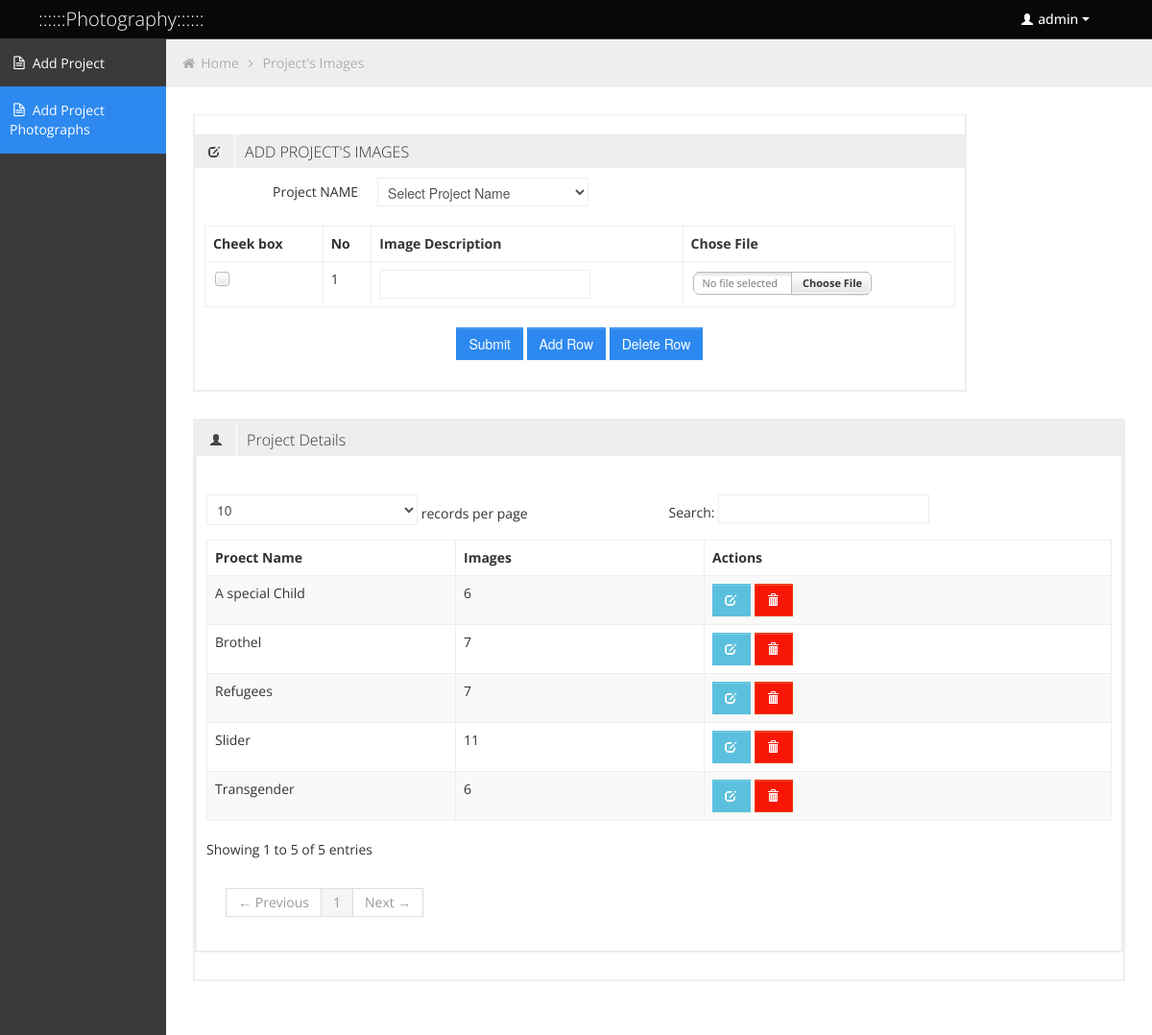
The app's page /manager/add_product.php (signed in) with its own data.
### tables this page shows
CREATE TABLE `product_image` (
  `id` int(11) NOT NULL,
  `shopkeeper_id` int(55) NOT NULL,
  `img_name` varchar(255) NOT NULL,
  `image_description` varchar(255) NOT NULL,
  `path` varchar(256) NOT NULL
);

CREATE TABLE `shopkeeper` (
  `id` int(11) NOT NULL,
  `division_id` int(55) NOT NULL,
  `sub_division_id` int(55) NOT NULL,
  `category_id` int(55) NOT NULL,
  `sub_category_id` int(55) NOT NULL,
  `shop_name` varchar(255) NOT NULL,
  `owner` varchar(255) NOT NULL,
  `header_img` varchar(255) NOT NULL,
  `shop_description` text NOT NULL,
  `inset_time` date NOT NULL,
  `address` text NOT NULL,
  `phone_number` varchar(33) NOT NULL,
  `email` varchar(55) NOT NULL,
  `web_address` varchar(122) NOT NULL,
  `offer_imformation` text NOT NULL,
  `status` int(22) NOT NULL
);

### manager/controller/class.database.php (called while the page is built, shortened)
<?php
	require_once 'class.config.inc.php';
	class DatabaseManage{
		private $connection;
		public function __construct($host,$dbname,$user,$password){
			$dbmanager = new MyDBConnection;
			$this->connection = $dbmanager->connection($host,$dbname,$user,$password);
			return $this->connection;
		}
		function joinTowOverDoulicate($one,$colums_one,$two,$colums_two,$condition,$type="INNER"){
			if(is_array($colums_one)&&is_array($colums_two)&&is_array($condition)&&count($condition)==2){
				$part = "";
				list($a, $b) = $condition;
				foreach($colums_one as $colsone){
					if(strpos($colsone, '(') == true) {
						$explor = explode("(",$colsone);
							$part .= "$explor[0]($two.$explor[1],";
						}else{
							$part = $part." ".$one.".".$colsone.", ";
						}
				}
				foreach($colums_two as $colsone){
					if(strpos($colsone, '(') == true) {
						$explor = explode("(",$colsone);
							$part .= "$explor[0]($two.$explor[1],";
						}else{
							$part = $part." ".$two.".".$colsone.",";
						}
				}
				$statement = rtrim($part,",");
				$sql = 	"SELECT $statement FROM $one $type JOIN $two ON $one.$a=$two.$b  GROUP BY shopid ORDER BY $one.id DESC";
				$query = $this->connection->prepare($sql);
				$query->execute();
				$display = $query->fetchAll(PDO::FETCH_ASSOC);
				$counter =  $query->rowCount();
				if($counter>0){
					return $display;
				}else{
					return false;
				}
			}else{
				return false;
			}
		}
	}
?>

### manager/controller/class.config.inc.php (called while the page is built, shortened)
<?php
	class MyDBConnection{
		function connection($host,$dbname,$user,$password){
				$this->host          = $host;
				$this->db_name       = $dbname;
				$this->user_name     = $user;
				$this->user_password = $password;
			try{
				$this->connect = new PDO("mysql:host=$this->host;dbname=$this->db_name",$this->user_name,$this->user_password);
				$this->connect->setAttribute(PDO::ATTR_ERRMODE, PDO::ERRMODE_EXCEPTION);
				$this->connect->query('SET NAMES utf8');
				return $this->connect;
			}
			catch (PDOException $e) {
				die('<center><h3>Connection failed: ' . $e->getMessage()."</center></h3>");
			}
		}
	}
?>

### manager/controller/operation.inc.php (called while the page is built, shortened)
<?php
require_once 'class.database.php';
class Operation {
    public $connection;
    function __construct() {
        $this->connection = new DatabaseManage("localhost", "towfiqchowdhury_bdmybd", "towfiqchowdhury_admin", "!@#$%");
        return $this->connection;
    }
            ?>
        <?php
    public function joinShopImg() {
        $table_one = "shopkeeper";
        $columsOne = array("id as shopid", "shop_name");
        $table_tow = "product_image";
        $columsTwo = array("id", "COUNT(shopkeeper_id) as count_img");
        $condition = array("id", "shopkeeper_id");
        return $this->connection->joinTowOverDoulicate($table_one, $columsOne, $table_tow, $columsTwo, $condition);
    }
}
$data = new Operation();
?>

### manager/add_product.php (the view, shortened to what this page needs)
<?php include('header_file.php'); ?>
<?php include('menu.php');
?>
<div id="content" class="span10">
    <ul class="breadcrumb">
        <li>
            <i class="icon-home"></i>
            <a href="index.php">Home</a>
            <i class="icon-angle-right"></i>
        </li>
        <li><a href="#">Project's Images</a></li>
    </ul>
    <div class="row-fluid">
        <div class="box span10">
            <div class="box-content">
            </div>
            <div class="box-header" data-original-title="">
                <h2><i class="halflings-icon edit"></i><span class="break"></span>ADD PROJECT'S IMAGES</h2>
            </div>
            <div class="box-content">
                <form enctype="multipart/form-data"  action="<?php echo htmlspecialchars($_SERVER['PHP_SELF']); ?>" method="POST" class="form-horizontal">
                    <table id="dataTable" class="table table-bordered">
                        <div class="control-group">
                            <label class="control-label" for="selectError3">Project NAME</label>
                            <div class="controls">
                                <select id="shopkeeper_id" name="shopkeeper_id">
                                    <option value="0">Select Project Name</option>
<?php
$data->displayShop();
?>
                                </select>
                            </div>
                        </div>
                        <tr>
                            <th>Cheek box</th>
                            <th>No</th>
                            <th> Image Description</th>
                            <th>Chose File</th>
                        </tr>
                        <tr>
                            <TD><input type="checkbox" name="chkbox[]"/></TD>
                            <TD>1</TD>
                            <td> <input type ="text" name ="image_description[]" /></td>
                            <td> <input type ="file" name ="file[]" /> </td>
                        </tr>
                    </table>
                    <table align="center"><tr><td>
                                <input name="submit" type="submit" value="Submit" class="btn btn-primary"/>
                                </form>
                                <input type="button" value="Add Row" onClick="addRow('dataTable')" class="btn btn-primary" />
                                <input type="button" value="Delete Row" onClick="deleteRow('dataTable')" class="btn btn-primary" /></td></tr>
            </div>
        </div>
        <div class="row-fluid">
            <div class="box span12">
                <div class="box span12">
                    <div class="box-header" data-original-title="">
                        <h2><i class="halflings-icon user"></i><span class="break"></span>Project Details</h2>
                    </div>
                    <div class="box-content">
                        <div id="DataTables_Table_0_wrapper" class="dataTables_wrapper" role="grid"><div class="row-fluid"><div class="span6"><div class="dataTables_filter" id="DataTables_Table_0_filter"></div></div></div><table class="table table-striped table-bordered bootstrap-datatable datatable dataTable" id="DataTables_Table_0" aria-describedby="DataTables_Table_0_info">
                                <thead>
                                    <tr role="row">
                                        <th class="sorting_asc" role="columnheader" tabindex="0" aria-controls="DataTables_Table_0" rowspan="1" colspan="1" aria-sort="ascending" aria-label="Username: activate to sort column descending" style="width: 170px;">Proect Name</th>
                                        <th class="sorting_asc" role="columnheader" tabindex="0" aria-controls="DataTables_Table_0" rowspan="1" colspan="1" aria-sort="ascending" aria-label="Username: activate to sort column descending" style="width: 170px;">Images</th>
                                        <th class="sorting" role="columnheader" tabindex="0" aria-controls="DataTables_Table_0" rowspan="1" colspan="1" aria-label="Actions: activate to sort column ascending" style="width: 289px;">Actions</th>
                                    </tr>
                                </thead>
                                <tbody role="alert" aria-live="polite" aria-relevant="all">
<?php
$img_row = $data->joinShopImg();
foreach ($img_row as $rows_img):
    ?>
                                        <tr class="odd">
                                            <td class=" sorting_1"><?php echo $rows_img['shop_name']; ?></td>
                                            <td class=" sorting_1"><?php echo $rows_img['count_img']; ?></td>
                                            <td class="center ">
                                                <a class="btn btn-info" href="updata_img.php?imgid=<?php echo $rows_img['shopid']; ?>">
                                                    <i class="halflings-icon white edit"></i>
                                                </a>
                                                <a class="btn btn-danger" href="#">
                                                    <i class="halflings-icon white trash"></i>
                                                </a>
                                            </td>
                                        </tr>
<?php endforeach; ?>
                                </tbody></table><div class="row-fluid"></div>
                        </div>
                    </div>
                </div>
            </div>
        </div>
    </div>
<?php include ('footer.php') ?>

### manager/header_file.php (shortened to what this page needs)
<!DOCTYPE html>
<html lang="en">
    <head>
        <link id="bootstrap-style" href="css/bootstrap.min.css" rel="stylesheet">
        <link id="base-style" href="css/style.css" rel="stylesheet">
        <link id="base-style-responsive" href="css/style-responsive.css" rel="stylesheet">
    </head>
    <body>
    <?php
		include_once 'controller/operation.inc.php';
	?>

### manager/menu.php (shortened to what this page needs)
<div class="navbar">
    <div class="navbar-inner">
        <div class="container-fluid">
            <a class="brand" href="index.php"><span>::::::Photography::::::</span></a>
            <div class="nav-no-collapse header-nav">
                <ul class="nav pull-right">
                    <li class="dropdown">
                        <a class="btn dropdown-toggle" data-toggle="dropdown" href="#">
                            <i class="halflings-icon white user"></i>
                            	<?php echo $_SESSION['USER']; ?>
                            <span class="caret"></span>
                        </a>
                    </li>
                </ul>
            </div>
        </div>
    </div>
</div>
<div class="container-fluid-full">
    <div class="row-fluid">
        <div id="sidebar-left" class="span2">
            <div class="nav-collapse sidebar-nav">
                <ul class="nav nav-tabs nav-stacked main-menu">
                    <li><a href="add_shop.php"><i class="icon-file-alt"></i><span class="hidden-tablet"> Add Project</span></a></li>
                     <li><a href="add_product.php"><i class="icon-file-alt"></i><span class="hidden-tablet"> Add Project Photographs</span></a></li>
                </ul>
            </div>
        </div>

### manager/footer.php (shortened to what this page needs)
</body>
</html>

### manager/css/style-responsive.css (style rules this page uses)
@media (min-width: 1200px) { .container-fluid-full { overflow: hidden; position: relative; height: 100%; } }
@media (min-width: 1200px) { #content { width: 85.578%; padding: 28px; margin: 0px 0px; margin-left: 14.422% !important; } }
@media (min-width: 1200px) { #sidebar-left { background: #3A3A3A; margin-left: 0px !important; position: absolute; height: 100%; } }
@media (min-width: 1200px) { .sidebar-nav > ul { margin: 0px; } }

### manager/css/halflings.css (style rules this page uses)
html, html .halflings { -webkit-font-smoothing: antialiased !important; }
.halflings-icon { display: inline-block; width: 14px; height: 14px; line-height: 14px; vertical-align: text-top; background-image: url(../img/glyphicons_halflings.svg); background-position: 0 0; background-repeat: no-repeat; vertical-align: top; *display: inline; *zoom: 1; *margin-right: .3em; }
.halflings-icon.white { background-image: url(../img/glyphicons_halflings-white.svg); }
.halflings-icon.user { background-position: -168px 0; }
.halflings-icon.trash { background-position: -456px 0; }
.halflings-icon.edit { background-position: -96px -72px; }

### manager/css/style-forms.css (style rules this page uses)
.add-on, select, textarea, input[type="text"], input[type="password"], input[type="datetime"], input[type="datetime-local"], input[type="date"], input[type="month"], input[type="time"], input[type="week"], input[type="number"], input[type="email"], input[type="url"], input[type="search"], input[type="tel"], input[type="color"], input[type="file"], .uneditable-input { border-color: #eee !important; display: inline-block; height: 20px; padding: 4px 6px; margin-bottom: 10px; font-size: 14px; line-height: 20px; color: #555555; vertical-align: middle; -webkit-border-radius: 0px; -moz-border-radius: 0px; border-radius: 0px; }
input, textarea, .uneditable-input { width: 206px; }
textarea, input[type="text"], input[type="password"], input[type="datetime"], input[type="datetime-local"], input[type="date"], input[type="month"], input[type="time"], input[type="week"], input[type="number"], input[type="email"], input[type="url"], input[type="search"], input[type="tel"], input[type="color"], .uneditable-input { background-color: #ffffff; border: 1px solid #cccccc; -webkit-box-shadow: none; -moz-box-shadow: none; box-shadow: none; -webkit-transition: border linear 0.2s, box-shadow linear 0.2s; -moz-transition: border linear 0.2s, box-shadow linear 0.2s; -o-transition: border linear 0.2s, box-shadow linear 0.2s; transition: border linear 0.2s, box-shadow linear 0.2s; }
input[type="file"], input[type="image"], input[type="submit"], input[type="reset"], input[type="button"], input[type="radio"], input[type="checkbox"] { width: auto; }
select, input[type="file"] { height: 30px; *margin-top: 4px; line-height: 30px; }
select { width: 220px; background-color: #ffffff; border: 1px solid #cccccc; }
input, textarea, .uneditable-input { margin-left: 0; }
.form-search input, .form-inline input, .form-horizontal input, .form-search textarea, .form-inline textarea, .form-horizontal textarea, .form-search select, .form-inline select, .form-horizontal select, .form-search .help-inline, .form-inline .help-inline, .form-horizontal .help-inline, .form-search .uneditable-input, .form-inline .uneditable-input, .form-horizontal .uneditable-input, .form-search .input-prepend, .form-inline .input-prepend, .form-horizontal .input-prepend, .form-search .input-append, .form-inline .input-append, .form-horizontal .input-append { display: inline-block; *display: inline; margin-bottom: 0; vertical-align: middle; *zoom: 1; }
.control-group { margin-bottom: 10px; }
.form-horizontal .control-group { margin-bottom: 20px; *zoom: 1; }
.form-horizontal .control-group:before, .form-horizontal .control-group:after { display: table; line-height: 0; content: ""; }
.form-horizontal .control-group:after { clear: both; }
.form-horizontal .control-label { float: left; width: 160px; padding-top: 5px; text-align: right; }
.form-horizontal .controls { *display: inline-block; *padding-left: 20px; margin-left: 180px; *margin-left: 0; }

### records on screen
product_image: shopkeeper.shop_name "Transgender", count_img "6"
product_image: shopkeeper.shop_name "Refugees", count_img "7"
product_image: shopkeeper.shop_name "Brothel", count_img "7"
product_image: shopkeeper.shop_name "A special Child", count_img "6"
product_image: shopkeeper.shop_name "Slider", count_img "11"

### other values on screen
$_SESSION['USER'] "admin"
